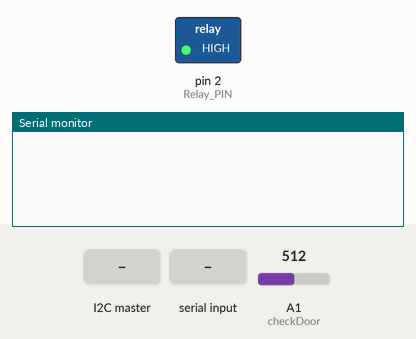
Recording of a sketch running on a simulated Arduino Uno, built with avr-gcc and run on an emulated ATmega328P. Shown: switched loads named in the sketch (green lamp = pin HIGH), the last lines printed to the serial monitor. The test bench sets the inputs (shaded band); at power-on: A1 (checkDoor) = 512.

Above: at 1.3 s.
1.4 s: A1 (checkDoor) set to 716
At 1.8 s:
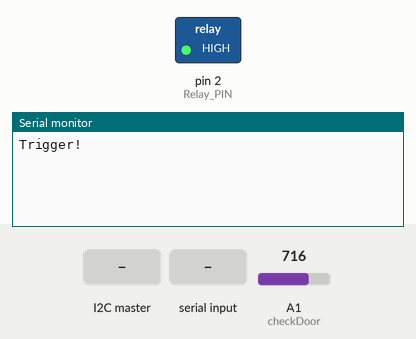
4.4 s: the I2C master sends the byte 1
At 5.5 s:
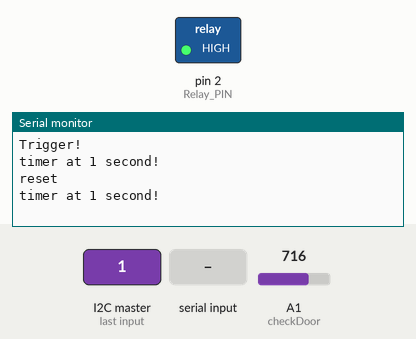
5.9 s: "1" received over the second serial link
At 7.2 s:
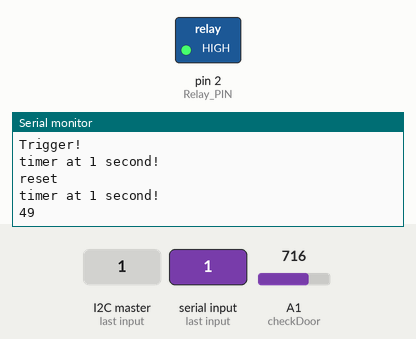

The sketch:

nano_controller.ino
```cpp
#include <SoftwareSerial.h>
#include "FastLED.h"
#include <Wire.h>

#define Relay_PIN     2

SoftwareSerial mySerial(0, 1); // RX, TX
byte x = 0x00, reset = 0x00, offValue = 0x00;
int BLEinput, BLEprev, sensorValue, current = 0, prev = 0, stillOn = 0, prev2 = 0, current2 = 0, notMoving = 0, xCount = 0;
bool off = true, sensorOnline = true, offOverride = false;

void setup() {
  Serial.begin(9600);
  mySerial.begin(9600);
  Wire.begin(8);
  Wire.onRequest(requestEvent);
  Wire.onReceive(receiveEvent);
  delay(100);
  pinMode(Relay_PIN, OUTPUT);
  digitalWrite(Relay_PIN,HIGH); //HIGH value on Relay_PIN closes relay, aka, completes the circuit
  sensorValue = analogRead(A1);
}

void loop() {
  BLEread();
  delay(10);
  checkDoor();
  EVERY_N_MILLISECONDS(500){
    checkMovement();
  }
}

void requestEvent(){
  Wire.write(x);
}
void receiveEvent(int bytes){
  if(Wire.available() != 0)
  {
    reset = Wire.read();
    if (reset == 0x01){
      x = 0x00;
    }
  }
  Serial.println("reset");
  notMoving = 0;

}

void BLEread(){
  if (mySerial.available()) {
    BLEinput = mySerial.read();
    Serial.println(BLEinput);
    BLEselect();
  }
}

void BLEselect(){
  if(BLEinput != 36){
    off = false;
    stillOn = 0;
    sensorOnline = false;
  }
  else{
    off = true;
  }

  x = (int)BLEinput;

}

void checkDoor(){
  if (off && sensorOnline){
    if (prev == 0){ //for initial measurement
      for (int i = 0; i < 10; i++){
        prev = prev + analogRead(A1);
      }
      prev = prev/10;
      delay(250);
    }

    sensorValue = 0;
    for (int i = 0; i < 10; i++){
      sensorValue = sensorValue + analogRead(A1);
    }
    current = sensorValue/10;
    sensorValue = current;
    if ((current > (prev + 50) || current < (prev - 50))){
      Serial.println("Trigger!");
      off = false;
      notMoving = 0;
      sensorOnline = false;
      x = 0x20; // start up animation, red for now, will be fade on to blue
    }
    else {
      prev = 0;
    }
    prev = sensorValue;
    delay(10);
  }
}

void checkMovement(){
  if (prev2 == 0){ //for initial measurement
    for (int i = 0; i < 10; i++){
      prev2 = prev2 + analogRead(A1);
    }
    prev2 = prev2/10;
    delay(250);
  }

  for (int i = 0; i < 10; i++){
    current2 = current2 + analogRead(A1);
  }
  current2 = current2/10;

  if (!(current2 > (prev2 + 5) || current2 < (prev2 - 5))){
    notMoving++;
  }
  else{
    notMoving = 0;
    prev2 = 0;
  }

  prev2 = current2;

  if(notMoving > 120){ // = 2 minutes
    if(off){
      notMoving = 0;
      sensorOnline = true;
      Serial.println("sensor hasnt moved, back online!");
    }
    else { //turn lights off and sensor on
      notMoving = 0;
      sensorOnline = true;
      x = 0x24;
      off = true;
      Serial.println("sensor hasnt moved, lights off and sensor back online!");
    }

    prev = 0;
  }
  if (notMoving == 2){
    Serial.println("timer at 1 second!");
  }
  delay(10);
}
```

Measured:
- after the input at 1.4 s, the serial monitor: prints a new line at once (image 1)
- after the input at 4.4 s, the serial monitor: prints a new line at once (image 2)
- after the input at 5.9 s, the serial monitor: prints a new line at once (image 3)
